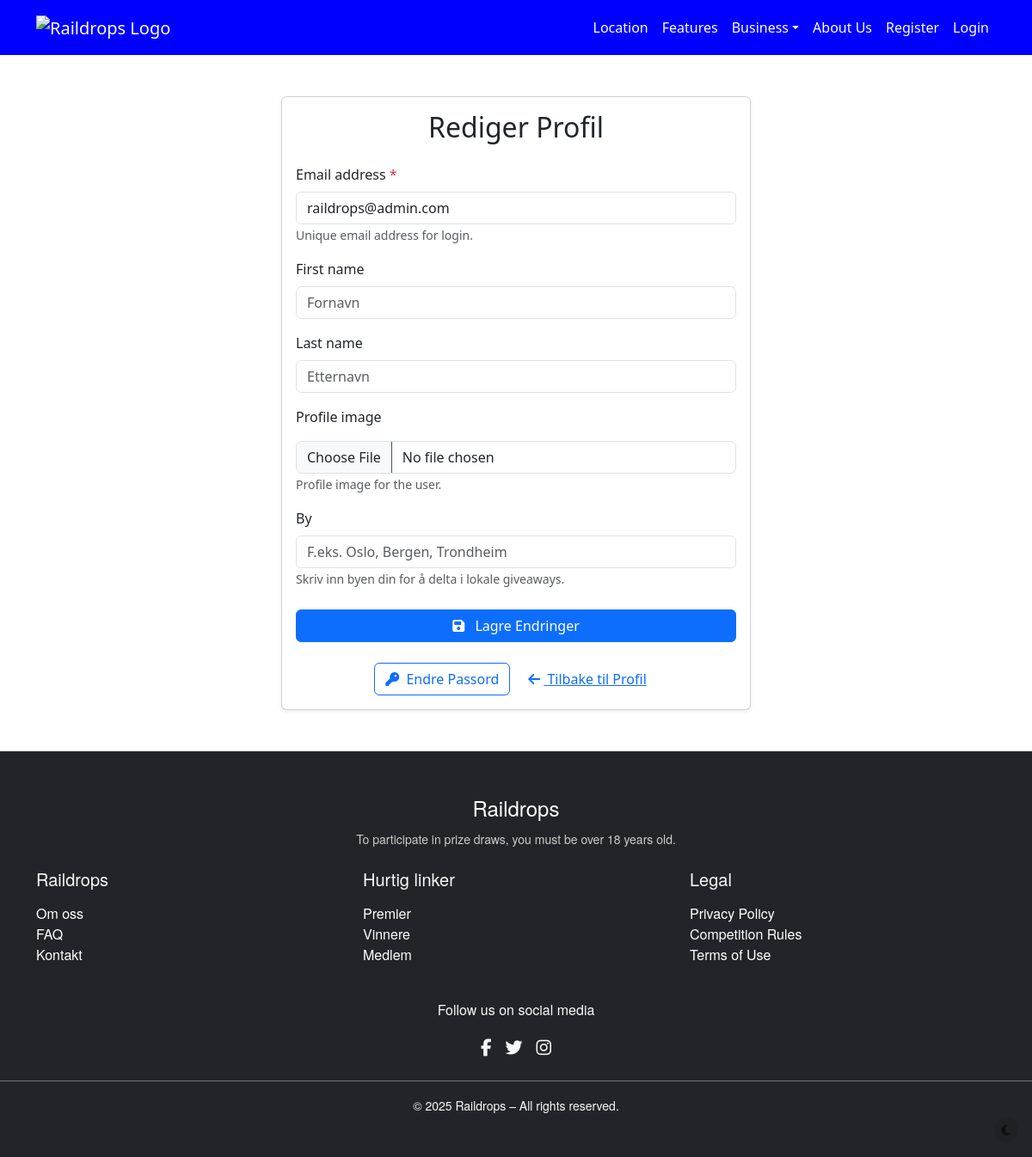
The page /accounts/member/profile/edit/ (signed in) on the database as committed earlier.
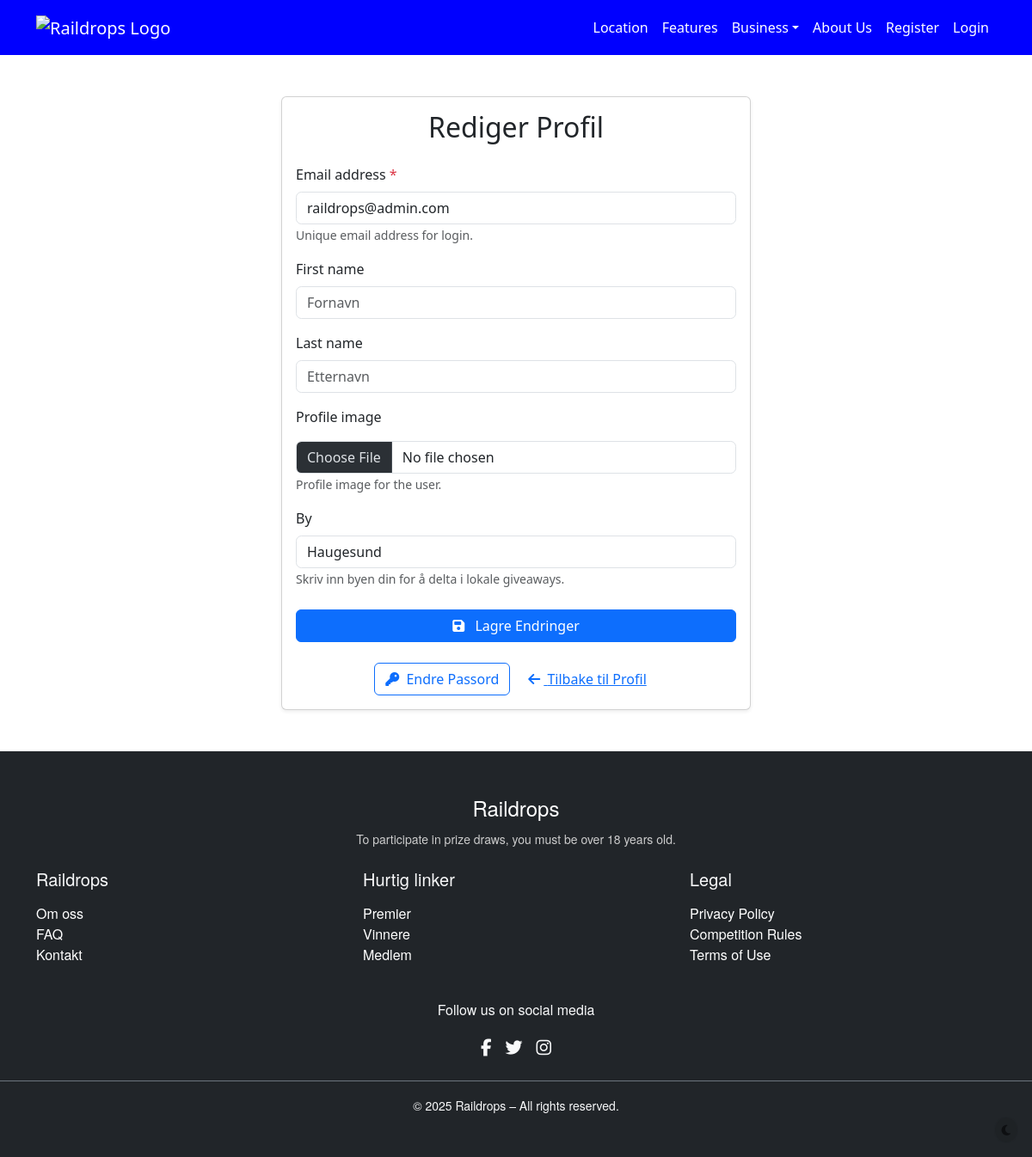
The same page on the database as committed later.
### accounts/models.py (models this page shows, shortened)
class User(AbstractUser):
    email = models.EmailField(
        _('email address'),
        unique=True,
        db_index=True,  # Add index for better performance
        help_text="Unique email address for login."
    )
    profile_image = models.ImageField(
        upload_to='profile_pics/',
        blank=True,
        null=True,
        help_text="Profile image for the user."
    )
    city = models.CharField(
        max_length=100,
        blank=True,
        db_index=True,  # Add index for location-based filtering
        help_text="User's city/location."
    )
    USERNAME_FIELD = 'email'
    REQUIRED_FIELDS = ['username']  # username is still required for admin compatibility

### accounts/views.py (the view, shortened to what this page needs)
class ProfileEditView(LoginRequiredMixin, UpdateView):
    model = User
    form_class = UserProfileForm
    template_name = "accounts/member_profile_edit.html"
    success_url = reverse_lazy("accounts:member-profile")
    login_url = "accounts:member-login"
    def get_object(self, queryset=None):
        return self.request.user

### accounts/context_processors.py (called while the page is built)
def user_roles(request):
    user = request.user
    return {
        'is_member': user_is_member(user),
        'is_business': user_is_business(user),
    }

### accounts/permissions.py (called while the page is built)
def user_is_member(user) -> bool:
    return (
        user.is_authenticated
        and not hasattr(user, "business_account")
        and user.groups.filter(name="Members").exists()
    )

def user_is_business(user) -> bool:
    return user.is_authenticated and hasattr(user, 'business_account')

### templates/accounts/member_profile_edit.html (shortened to what this page needs)
{% extends "base.html" %}
{% load static %}
{% block content %}
<div class="container py-5">
    <div class="row justify-content-center">
        <div class="col-md-8 col-lg-6">
            <div class="card shadow-sm">
                <div class="card-body">
                    <h2 class="card-title mb-4 text-center">Rediger Profil</h2>
                    <form method="post" enctype="multipart/form-data" novalidate autocomplete="on">
                        {% for field in form %}
                            <div class="mb-3">
                                <label for="{{ field.id_for_label }}" class="form-label">
                                    {{ field.label }}
                                    {% if field.field.required %}<span class="text-danger" aria-hidden="true">*</span>{% endif %}
                                </label>
                                {{ field }}
                                {% if field.help_text %}
                                    <small class="form-text text-muted">{{ field.help_text }}</small>
                                {% endif %}
                            </div>
                        {% endfor %}
                        <div class="d-grid mt-4">
                            <button type="submit" class="btn btn-primary">
                                <i class="fa fa-save me-2" aria-hidden="true"></i> Lagre Endringer
                            </button>
                        </div>
                    </form>
                    <div class="mt-4 text-center d-flex flex-column flex-md-row justify-content-center gap-2">
                        <a href="{% url 'accounts:password_change' %}" class="btn btn-outline-primary">
                            <i class="fa fa-key me-1" aria-hidden="true"></i> Endre Passord
                        </a>
                        <a href="{% url 'accounts:member-profile' %}" class="btn btn-link">
                            <i class="fa fa-arrow-left me-1" aria-hidden="true"></i> Tilbake til Profil
                        </a>
                    </div>
                </div>
            </div>
        </div>
    </div>
</div>
{% endblock %}

Rows that differ between the two databases and show on the page:
changed User "raildrops@admin.com": city (not shown) → "Haugesund"
